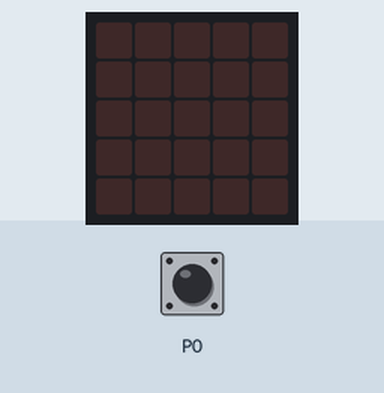
This program was run on a simulated BBC micro:bit (MakeCode). Shown: the board's 5×5 LED display. The test bench sets the inputs (shaded band); at power-on: P0 LOW.

Above: at 1.2 s.
1.3 s: P0 pulled HIGH for 0.15 s
At 1.51 s:
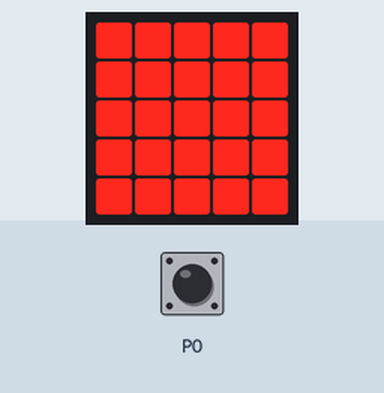
3.2 s: P0 pulled HIGH for 3.2 s
Timing chart, 0 to 6.2 s (numbered marks = the images above; inputs shaded):
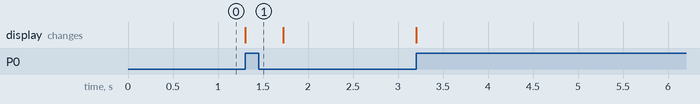

The program:

main.ts
```typescript
basic.forever(function () {
    if (pins.digitalReadPin(DigitalPin.P0) == 1) {
        basic.showLeds(`
            # # # # #
            # # # # #
            # # # # #
            # # # # #
            # # # # #
            `)
    } else {
        // 検知なしならLEDを消す
        basic.clearScreen()
    }
})
```

test.ts
```typescript
// テストはここに来ます。このパッケージが拡張機能として使用されるときにはコンパイルされません。
```

Measured:
- after the input at 1.3 s, the display: changes at once (image 1)
